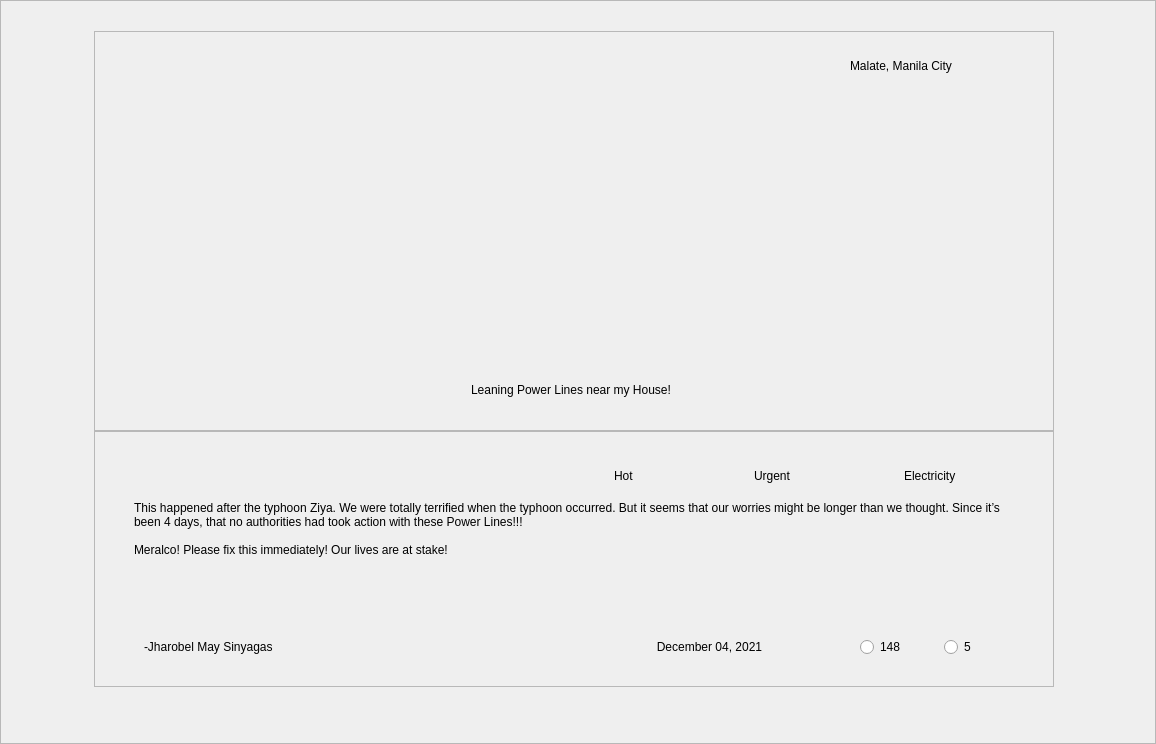
      <widget class="QFrame" name="sectionFrame_2">
       <property name="minimumSize">
        <size>
         <width>0</width>
         <height>735</height>
        </size>
       </property>
       <property name="styleSheet">
        <string notr="true"/>
       </property>
       <property name="frameShape">
        <enum>QFrame::StyledPanel</enum>
       </property>
       <property name="frameShadow">
        <enum>QFrame::Raised</enum>
       </property>
       <widget class="QFrame" name="card_3">
        <property name="geometry">
         <rect>
          <x>94</x>
          <y>31</y>
          <width>960</width>
          <height>656</height>
         </rect>
        </property>
        <property name="styleSheet">
         <string notr="true"/>
        </property>
        <property name="frameShape">
         <enum>QFrame::NoFrame</enum>
        </property>
        <property name="frameShadow">
         <enum>QFrame::Sunken</enum>
        </property>
        <property name="lineWidth">
         <number>0</number>
        </property>
        <property name="midLineWidth">
         <number>0</number>
        </property>
        <layout class="QVBoxLayout" name="verticalLayout_4" stretch="0,0">
         <property name="spacing">
          <number>0</number>
         </property>
         <property name="leftMargin">
          <number>0</number>
         </property>
         <property name="topMargin">
          <number>0</number>
         </property>
         <property name="rightMargin">
          <number>0</number>
         </property>
         <property name="bottomMargin">
          <number>0</number>
         </property>
         <item>
          <widget class="QFrame" name="topframe_3">
           <property name="minimumSize">
            <size>
             <width>0</width>
             <height>400</height>
            </size>
           </property>
           <property name="frameShape">
            <enum>QFrame::StyledPanel</enum>
           </property>
           <property name="frameShadow">
            <enum>QFrame::Raised</enum>
           </property>
           <widget class="QLabel" name="image_3">
            <property name="geometry">
             <rect>
              <x>0</x>
              <y>-1</y>
              <width>960</width>
              <height>401</height>
             </rect>
            </property>
            <property name="frameShape">
             <enum>QFrame::NoFrame</enum>
            </property>
            <property name="text">
             <string/>
            </property>
            <property name="textFormat">
             <enum>Qt::AutoText</enum>
            </property>
            <property name="pixmap">
             <pixmap resource="../Resources/Home/h_res.qrc">:/p_images/ci_1.png</pixmap>
            </property>
            <property name="scaledContents">
             <bool>true</bool>
            </property>
            <property name="alignment">
             <set>Qt::AlignLeading|Qt::AlignLeft|Qt::AlignVCenter</set>
            </property>
            <property name="wordWrap">
             <bool>false</bool>
            </property>
            <property name="openExternalLinks">
             <bool>false</bool>
            </property>
           </widget>
           <widget class="QLabel" name="title_3">
            <property name="geometry">
             <rect>
              <x>20</x>
              <y>323</y>
              <width>914</width>
              <height>71</height>
             </rect>
            </property>
            <property name="text">
             <string>Leaning Power Lines near my House!</string>
            </property>
            <property name="alignment">
             <set>Qt::AlignCenter</set>
            </property>
           </widget>
           <widget class="QLabel" name="icon_loc_3">
            <property name="geometry">
             <rect>
              <x>723</x>
              <y>20</y>
              <width>30</width>
              <height>30</height>
             </rect>
            </property>
            <property name="text">
             <string/>
            </property>
            <property name="pixmap">
             <pixmap resource="../Resources/Home/h_res.qrc">:/other/i_location.png</pixmap>
            </property>
           </widget>
           <widget class="QLabel" name="t_loc_3">
            <property name="geometry">
             <rect>
              <x>756</x>
              <y>19</y>
              <width>184</width>
              <height>31</height>
             </rect>
            </property>
            <property name="text">
             <string>Malate, Manila City</string>
            </property>
           </widget>
          </widget>
         </item>
         <item>
          <widget class="QFrame" name="details_3">
           <property name="frameShape">
            <enum>QFrame::StyledPanel</enum>
           </property>
           <property name="frameShadow">
            <enum>QFrame::Raised</enum>
           </property>
           <widget class="QRadioButton" name="like_3">
            <property name="geometry">
             <rect>
              <x>766</x>
              <y>201</y>
              <width>76</width>
              <height>30</height>
             </rect>
            </property>
            <property name="text">
             <string>148</string>
            </property>
           </widget>
           <widget class="QRadioButton" name="dislike_3">
            <property name="geometry">
             <rect>
              <x>850</x>
              <y>201</y>
              <width>76</width>
              <height>30</height>
             </rect>
            </property>
            <property name="text">
             <string>5</string>
            </property>
           </widget>
           <widget class="QLabel" name="description_3">
            <property name="geometry">
             <rect>
              <x>40</x>
              <y>70</y>
              <width>891</width>
              <height>121</height>
             </rect>
            </property>
            <property name="frameShape">
             <enum>QFrame::NoFrame</enum>
            </property>
            <property name="text">
             <string>This happened after the typhoon Ziya. We were totally terrified when the typhoon occurred. But it seems that our worries might be longer than we thought. Since it’s been 4 days, that no authorities had took action with these Power Lines!!!  Meralco! Please fix this immediately! Our lives are at stake!</string>
            </property>
            <property name="textFormat">
             <enum>Qt::AutoText</enum>
            </property>
            <property name="scaledContents">
             <bool>true</bool>
            </property>
            <property name="alignment">
             <set>Qt::AlignLeading|Qt::AlignLeft|Qt::AlignTop</set>
            </property>
            <property name="wordWrap">
             <bool>true</bool>
            </property>
            <property name="margin">
             <number>7</number>
            </property>
            <property name="indent">
             <number>0</number>
            </property>
           </widget>
           <widget class="QLabel" name="poster_3">
            <property name="geometry">
             <rect>
              <x>50</x>
              <y>200</y>
              <width>261</width>
              <height>31</height>
             </rect>
            </property>
            <property name="text">
             <string>-Jharobel May Sinyagas</string>
            </property>
           </widget>
           <widget class="QLabel" name="posted_3">
            <property name="geometry">
             <rect>
              <x>500</x>
              <y>200</y>
              <width>231</width>
              <height>31</height>
             </rect>
            </property>
            <property name="text">
             <string>December 04, 2021</string>
            </property>
            <property name="alignment">
             <set>Qt::AlignCenter</set>
            </property>
           </widget>
           <widget class="QLabel" name="desc_status_3">
            <property name="geometry">
             <rect>
              <x>520</x>
              <y>30</y>
              <width>91</width>
              <height>30</height>
             </rect>
            </property>
            <property name="text">
             <string>Hot</string>
            </property>
           </widget>
           <widget class="QLabel" name="ico_status_3">
            <property name="geometry">
             <rect>
              <x>480</x>
              <y>30</y>
              <width>30</width>
              <height>30</height>
             </rect>
            </property>
            <property name="text">
             <string/>
            </property>
            <property name="pixmap">
             <pixmap resource="../Resources/Filter/filter_r.qrc">:/other/red.png</pixmap>
            </property>
            <property name="scaledContents">
             <bool>false</bool>
            </property>
            <property name="alignment">
             <set>Qt::AlignCenter</set>
            </property>
           </widget>
           <widget class="QLabel" name="ico_prio_3">
            <property name="geometry">
             <rect>
              <x>620</x>
              <y>30</y>
              <width>30</width>
              <height>30</height>
             </rect>
            </property>
            <property name="text">
             <string/>
            </property>
            <property name="pixmap">
             <pixmap resource="../Resources/Filter/filter_r.qrc">:/other/pink.png</pixmap>
            </property>
            <property name="alignment">
             <set>Qt::AlignCenter</set>
            </property>
           </widget>
           <widget class="QLabel" name="desc_prio_3">
            <property name="geometry">
             <rect>
              <x>660</x>
              <y>30</y>
              <width>101</width>
              <height>30</height>
             </rect>
            </property>
            <property name="text">
             <string>Urgent</string>
            </property>
           </widget>
           <widget class="QLabel" name="ico_cat_3">
            <property name="geometry">
             <rect>
              <x>770</x>
              <y>30</y>
              <width>30</width>
              <height>30</height>
             </rect>
            </property>
            <property name="text">
             <string/>
            </property>
            <property name="pixmap">
             <pixmap resource="../Resources/Filter/filter_r.qrc">:/other/blue.png</pixmap>
            </property>
            <property name="alignment">
             <set>Qt::AlignCenter</set>
            </property>
           </widget>
           <widget class="QLabel" name="desc_cat_3">
            <property name="geometry">
             <rect>
              <x>810</x>
              <y>30</y>
              <width>131</width>
              <height>30</height>
             </rect>
            </property>
            <property name="text">
             <string>Electricity</string>
            </property>
           </widget>
          </widget>
         </item>
        </layout>
       </widget>
       <widget class="QLabel" name="dropshadow_3">
        <property name="geometry">
         <rect>
          <x>0</x>
          <y>0</y>
          <width>1147</width>
          <height>735</height>
         </rect>
        </property>
        <property name="sizePolicy">
         <sizepolicy hsizetype="Preferred" vsizetype="MinimumExpanding">
          <horstretch>0</horstretch>
          <verstretch>0</verstretch>
         </sizepolicy>
        </property>
        <property name="styleSheet">
         <string notr="true"/>
        </property>
        <property name="text">
         <string/>
        </property>
        <property name="pixmap">
         <pixmap resource="../Resources/Home/h_res.qrc">:/basis/card_sample.png</pixmap>
        </property>
        <property name="alignment">
         <set>Qt::AlignCenter</set>
        </property>
       </widget>
       <zorder>dropshadow_3</zorder>
       <zorder>card_3</zorder>
      </widget>
